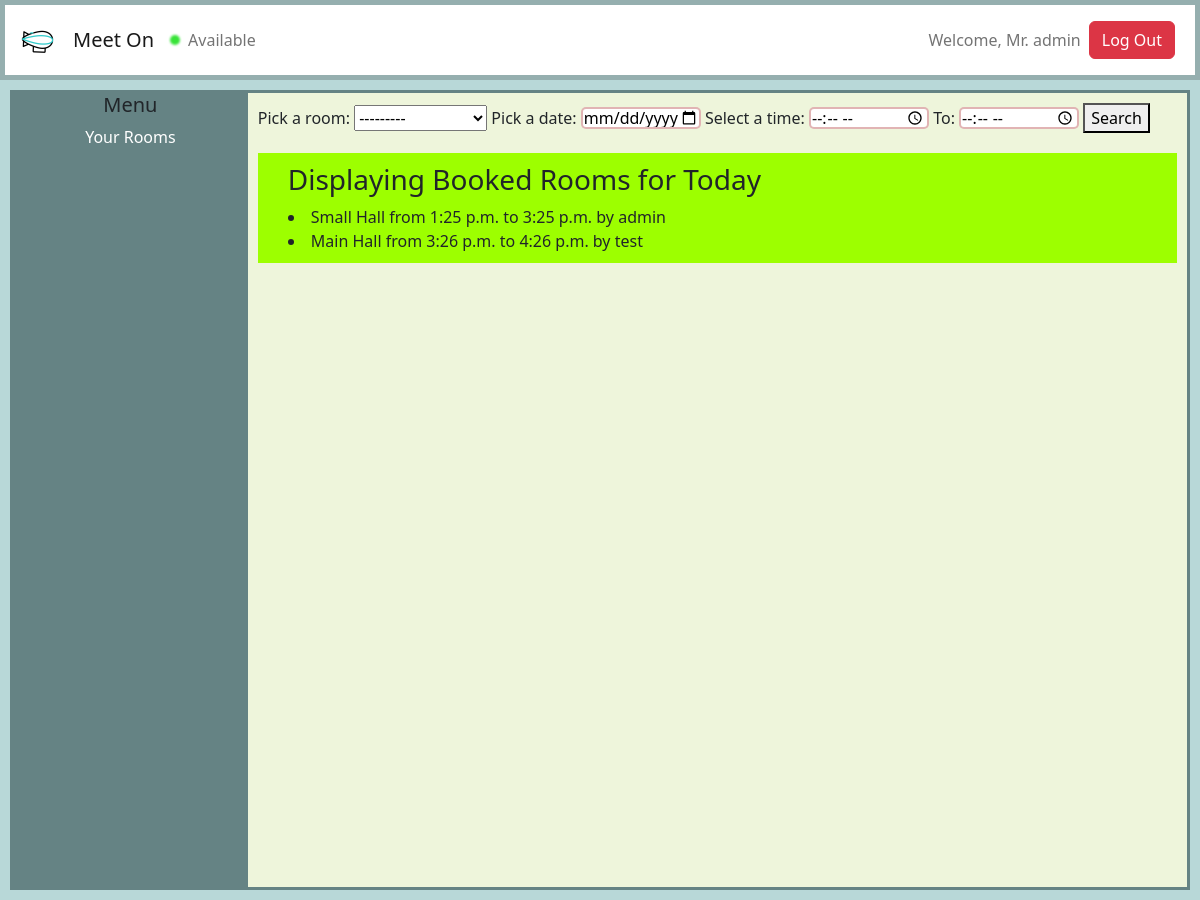
The app's page /dashboard (signed in), older data.
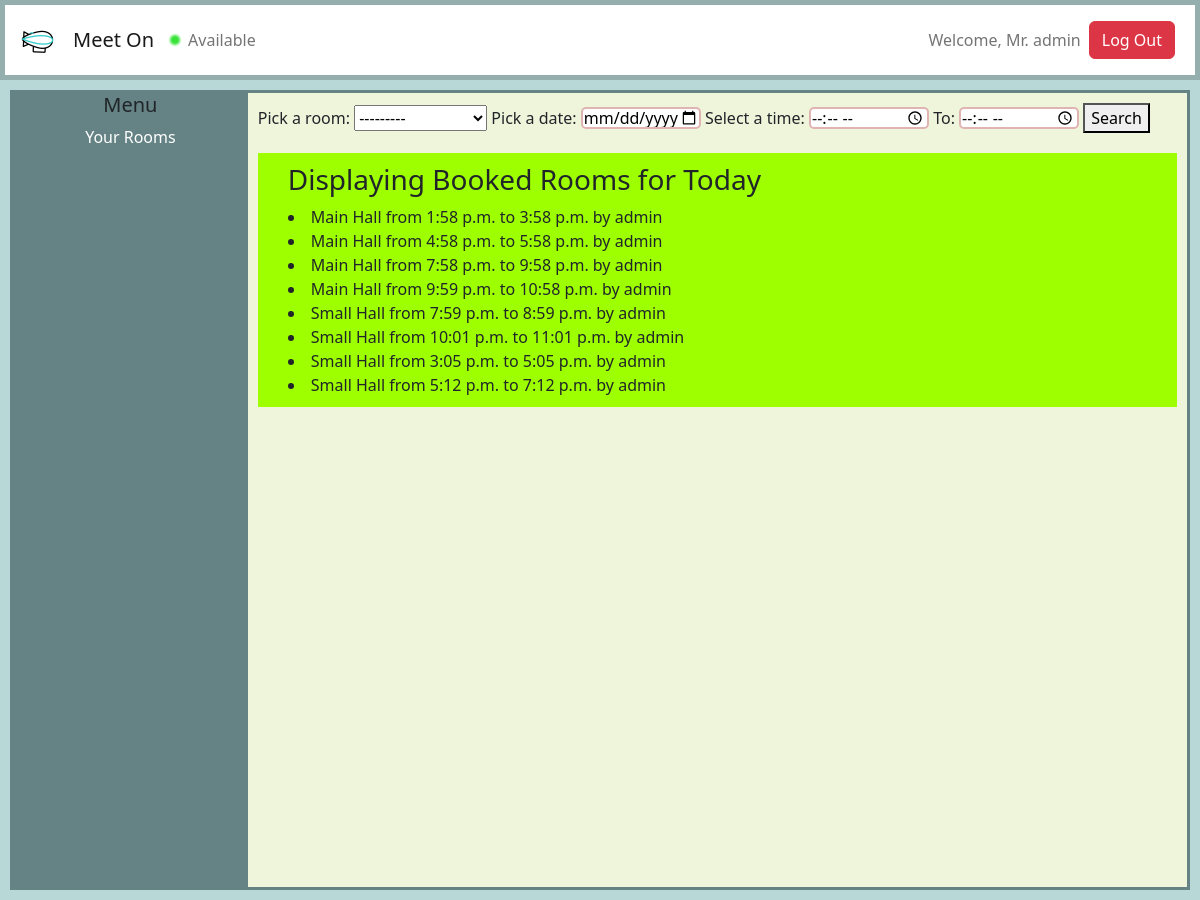
The same page, newer data.
### app/models.py (models this page shows, shortened)
class Room(models.Model):
    room_Name = models.ForeignKey(Room_Name, on_delete=models.CASCADE)
    room_book_date = models.DateField()
    meeting_start_time = models.TimeField()
    meeting_end_time = models.TimeField()
    room_booked_by_user = models.ForeignKey(User, on_delete=models.CASCADE)
    grant_meeting = models.BooleanField(default = False)

class Room_Name(models.Model):
    room_Name = models.CharField(max_length=122)
    def __str__(self):
        return self.room_Name

### app/views.py (the view)
# urls.py: path('dashboard', views.Dashboard, name='dashboard'),
def Dashboard(request):
    room = RoomForm()
    today = datetime.today()
    bookedrooms = Room.objects.all().filter(room_book_date = today)
    user = request.user
    context = {'room':room, 'bookedrooms':bookedrooms, 'user':user}
    if request.user.is_anonymous:
        return redirect('index')
    return render(request, 'dashboard.html',context)

### app/forms.py
class RoomForm(ModelForm):
    class Meta:
        model = Room
        exclude = ['user',]

### templates/dashboard.html (shortened to what this page needs)
{% extends 'navbar.html' %}
{% block body %}
<div class="dashContainer">
<div class="dashMenu">
  <h5>Menu</h5>
  <div class="menuList">
    <a class="nav-link active" aria-current="page" href="room" style='color:white;'>
      Your Rooms
    </a>
  </div>
</div>
<div class="dashBody">
    <form action="/status" method="POST">
      <div class="d-inline">
        Pick a room:
        <label for="roomName" name='roomName'>{{ room.room_Name }}</label>
        <label for="datePicker">Pick a date:</label>
        <input type="date" id="datePicker" name="datePicker" required>
        <label for="appt">Select a time:</label>
        <input type="time" id="startTime" name="startTime">
        <label for="appt">To:</label>
        <input type="time" id="endTime" name="endTime">
        <button type='Submit'>Search</button>
    </form>
  </div>
  <div class="dashRoomDisp">
    <h3>Displaying Booked Rooms for Today</h3>
        {% for i in bookedrooms %}
        <li>{{ i.room_Name }} from {{i.meeting_start_time}} to {{i.meeting_end_time}} by {{i.room_booked_by_user}}</li>
        {% endfor %}
        </div>
      </div>
{% endblock body %}

Row changes from the older to the newer data that the page shows:
removed Room: room_Name "Small Hall", meeting_start_time "1:25 p.m.", meeting_end_time "3:25 p.m.", room_booked_by_user "admin"
removed Room: room_Name "Main Hall", meeting_start_time "3:26 p.m.", meeting_end_time "4:26 p.m.", room_booked_by_user "test"
added Room: room_Name "Main Hall", meeting_start_time "1:58 p.m.", meeting_end_time "3:58 p.m.", room_booked_by_user "admin"
added Room: room_Name "Main Hall", meeting_start_time "4:58 p.m.", meeting_end_time "5:58 p.m.", room_booked_by_user "admin"
added Room: room_Name "Main Hall", meeting_start_time "7:58 p.m.", meeting_end_time "9:58 p.m.", room_booked_by_user "admin"
added Room: room_Name "Main Hall", meeting_start_time "9:59 p.m.", meeting_end_time "10:58 p.m.", room_booked_by_user "admin"
added Room: room_Name "Small Hall", meeting_start_time "7:59 p.m.", meeting_end_time "8:59 p.m.", room_booked_by_user "admin"
added Room: room_Name "Small Hall", meeting_start_time "10:01 p.m.", meeting_end_time "11:01 p.m.", room_booked_by_user "admin"
added Room: room_Name "Small Hall", meeting_start_time "3:05 p.m.", meeting_end_time "5:05 p.m.", room_booked_by_user "admin"
added Room: room_Name "Small Hall", meeting_start_time "5:12 p.m.", meeting_end_time "7:12 p.m.", room_booked_by_user "admin"
